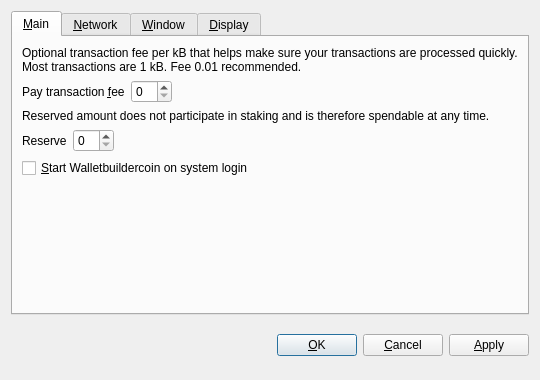
<?xml version="1.0" encoding="UTF-8"?>
<ui version="4.0">
 <class>OptionsDialog</class>
 <widget class="QDialog" name="OptionsDialog">
  <property name="geometry">
   <rect>
    <x>0</x>
    <y>0</y>
    <width>540</width>
    <height>380</height>
   </rect>
  </property>
  <property name="windowTitle">
   <string>Options</string>
  </property>
  <property name="modal">
   <bool>true</bool>
  </property>
  <layout class="QVBoxLayout" name="verticalLayout">
   <item>
    <widget class="QTabWidget" name="tabWidget">
     <property name="tabPosition">
      <enum>QTabWidget::North</enum>
     </property>
     <property name="currentIndex">
      <number>0</number>
     </property>
     <widget class="QWidget" name="tabMain">
      <attribute name="title">
       <string>&amp;Main</string>
      </attribute>
      <layout class="QVBoxLayout" name="verticalLayout_Main">
       <item>
        <widget class="QLabel" name="transactionFeeInfoLabel">
         <property name="text">
          <string>Optional transaction fee per kB that helps make sure your transactions are processed quickly. Most transactions are 1 kB. Fee 0.01 recommended.</string>
         </property>
         <property name="textFormat">
          <enum>Qt::PlainText</enum>
         </property>
         <property name="wordWrap">
          <bool>true</bool>
         </property>
        </widget>
       </item>
       <item>
        <layout class="QHBoxLayout" name="horizontalLayoutFee">
         <item>
          <widget class="QLabel" name="transactionFeeLabel">
           <property name="text">
            <string>Pay transaction &amp;fee</string>
           </property>
           <property name="textFormat">
            <enum>Qt::PlainText</enum>
           </property>
           <property name="buddy">
            <cstring>transactionFee</cstring>
           </property>
          </widget>
         </item>
         <item>
          <widget class="BitcoinAmountField" name="transactionFee"/>
         </item>
         <item>
          <spacer name="horizontalSpacerFee">
           <property name="orientation">
            <enum>Qt::Horizontal</enum>
           </property>
           <property name="sizeHint" stdset="0">
            <size>
             <width>40</width>
             <height>20</height>
            </size>
           </property>
          </spacer>
         </item>
        </layout>
       </item>
       <item>
        <widget class="QLabel" name="reserveBalanceInfoLabel">
         <property name="text">
          <string>Reserved amount does not participate in staking and is therefore spendable at any time.</string>
         </property>
         <property name="textFormat">
          <enum>Qt::PlainText</enum>
         </property>
         <property name="wordWrap">
          <bool>true</bool>
         </property>
        </widget>
       </item>
       <item>
        <layout class="QHBoxLayout" name="horizontalLayoutReserveBalance">
         <item>
          <widget class="QLabel" name="reserveBalanceLabel">
           <property name="text">
            <string>Reserve</string>
           </property>
           <property name="textFormat">
            <enum>Qt::PlainText</enum>
           </property>
           <property name="buddy">
            <cstring>reserveBalance</cstring>
           </property>
          </widget>
         </item>
         <item>
          <widget class="BitcoinAmountField" name="reserveBalance"/>
         </item>
         <item>
          <spacer name="horizontalSpacerReserveBalance">
           <property name="orientation">
            <enum>Qt::Horizontal</enum>
           </property>
           <property name="sizeHint" stdset="0">
            <size>
             <width>40</width>
             <height>20</height>
            </size>
           </property>
          </spacer>
         </item>
        </layout>
       </item>
       <item>
        <widget class="QCheckBox" name="bitcoinAtStartup">
         <property name="toolTip">
          <string>Automatically start Walletbuildercoin after logging in to the system.</string>
         </property>
         <property name="text">
          <string>&amp;Start Walletbuildercoin on system login</string>
         </property>
        </widget>
       </item>
       <item>
        <spacer name="verticalSpacer_Main">
         <property name="orientation">
          <enum>Qt::Vertical</enum>
         </property>
         <property name="sizeHint" stdset="0">
          <size>
           <width>20</width>
           <height>40</height>
          </size>
         </property>
        </spacer>
       </item>
      </layout>
     </widget>
     <widget class="QWidget" name="tabNetwork">
      <attribute name="title">
       <string>&amp;Network</string>
      </attribute>
      <layout class="QVBoxLayout" name="verticalLayout_Network">
       <item>
        <widget class="QCheckBox" name="mapPortUpnp">
         <property name="toolTip">
          <string>Automatically open the Walletbuildercoin client port on the router. This only works when your router supports UPnP and it is enabled.</string>
         </property>
         <property name="text">
          <string>Map port using &amp;UPnP</string>
         </property>
        </widget>
       </item>
       <item>
        <widget class="QCheckBox" name="connectSocks">
         <property name="toolTip">
          <string>Connect to the Walletbuildercoin network through a SOCKS proxy (e.g. when connecting through Tor).</string>
         </property>
         <property name="text">
          <string>&amp;Connect through SOCKS proxy:</string>
         </property>
        </widget>
       </item>
       <item>
        <layout class="QHBoxLayout" name="horizontalLayout_Network">
         <item>
          <widget class="QLabel" name="proxyIpLabel">
           <property name="text">
            <string>Proxy &amp;IP:</string>
           </property>
           <property name="textFormat">
            <enum>Qt::PlainText</enum>
           </property>
           <property name="buddy">
            <cstring>proxyIp</cstring>
           </property>
          </widget>
         </item>
         <item>
          <widget class="QValidatedLineEdit" name="proxyIp">
           <property name="maximumSize">
            <size>
             <width>140</width>
             <height>16777215</height>
            </size>
           </property>
           <property name="toolTip">
            <string>IP address of the proxy (e.g. 127.0.0.1)</string>
           </property>
          </widget>
         </item>
         <item>
          <widget class="QLabel" name="proxyPortLabel">
           <property name="text">
            <string>&amp;Port:</string>
           </property>
           <property name="textFormat">
            <enum>Qt::PlainText</enum>
           </property>
           <property name="buddy">
            <cstring>proxyPort</cstring>
           </property>
          </widget>
         </item>
         <item>
          <widget class="QLineEdit" name="proxyPort">
           <property name="maximumSize">
            <size>
             <width>55</width>
             <height>16777215</height>
            </size>
           </property>
           <property name="toolTip">
            <string>Port of the proxy (e.g. 9050)</string>
           </property>
          </widget>
         </item>
         <item>
          <widget class="QLabel" name="socksVersionLabel">
           <property name="text">
            <string>SOCKS &amp;Version:</string>
           </property>
           <property name="textFormat">
            <enum>Qt::PlainText</enum>
           </property>
           <property name="buddy">
            <cstring>socksVersion</cstring>
           </property>
          </widget>
         </item>
         <item>
          <widget class="QValueComboBox" name="socksVersion">
           <property name="toolTip">
            <string>SOCKS version of the proxy (e.g. 5)</string>
           </property>
          </widget>
         </item>
         <item>
          <spacer name="horizontalSpacer_Network">
           <property name="orientation">
            <enum>Qt::Horizontal</enum>
           </property>
           <property name="sizeHint" stdset="0">
            <size>
             <width>40</width>
             <height>20</height>
            </size>
           </property>
          </spacer>
         </item>
        </layout>
       </item>
       <item>
        <spacer name="verticalSpacer_Network">
         <property name="orientation">
          <enum>Qt::Vertical</enum>
         </property>
         <property name="sizeHint" stdset="0">
          <size>
           <width>20</width>
           <height>40</height>
          </size>
         </property>
        </spacer>
       </item>
      </layout>
     </widget>
     <widget class="QWidget" name="tabWindow">
      <attribute name="title">
       <string>&amp;Window</string>
      </attribute>
      <layout class="QVBoxLayout" name="verticalLayout_Window">
       <item>
        <widget class="QCheckBox" name="minimizeToTray">
         <property name="toolTip">
          <string>Show only a tray icon after minimizing the window.</string>
         </property>
         <property name="text">
          <string>&amp;Minimize to the tray instead of the taskbar</string>
         </property>
        </widget>
       </item>
       <item>
        <widget class="QCheckBox" name="minimizeOnClose">
         <property name="toolTip">
          <string>Minimize instead of exit the application when the window is closed. When this option is enabled, the application will be closed only after selecting Quit in the menu.</string>
         </property>
         <property name="text">
          <string>M&amp;inimize on close</string>
         </property>
        </widget>
       </item>
       <item>
        <spacer name="verticalSpacer_Window">
         <property name="orientation">
          <enum>Qt::Vertical</enum>
         </property>
         <property name="sizeHint" stdset="0">
          <size>
           <width>20</width>
           <height>40</height>
          </size>
         </property>
        </spacer>
       </item>
      </layout>
     </widget>
     <widget class="QWidget" name="tabDisplay">
      <attribute name="title">
       <string>&amp;Display</string>
      </attribute>
      <layout class="QVBoxLayout" name="verticalLayout_Display">
       <item>
        <layout class="QHBoxLayout" name="horizontalLayout_1_Display">
         <item>
          <widget class="QLabel" name="langLabel">
           <property name="text">
            <string>User Interface &amp;language:</string>
           </property>
           <property name="textFormat">
            <enum>Qt::PlainText</enum>
           </property>
           <property name="buddy">
            <cstring>lang</cstring>
           </property>
          </widget>
         </item>
         <item>
          <widget class="QValueComboBox" name="lang">
           <property name="toolTip">
            <string>The user interface language can be set here. This setting will take effect after restarting Walletbuildercoin.</string>
           </property>
          </widget>
         </item>
        </layout>
       </item>
       <item>
        <layout class="QHBoxLayout" name="horizontalLayout_2_Display">
         <item>
          <widget class="QLabel" name="unitLabel">
           <property name="text">
            <string>&amp;Unit to show amounts in:</string>
           </property>
           <property name="textFormat">
            <enum>Qt::PlainText</enum>
           </property>
           <property name="buddy">
            <cstring>unit</cstring>
           </property>
          </widget>
         </item>
         <item>
          <widget class="QValueComboBox" name="unit">
           <property name="toolTip">
            <string>Choose the default subdivision unit to show in the interface and when sending coins.</string>
           </property>
          </widget>
         </item>
        </layout>
       </item>
       <item>
        <widget class="QCheckBox" name="displayAddresses">
         <property name="toolTip">
          <string>Whether to show Walletbuildercoin addresses in the transaction list or not.</string>
         </property>
         <property name="text">
          <string>&amp;Display addresses in transaction list</string>
         </property>
        </widget>
       </item>
       <item>
        <widget class="QCheckBox" name="coinControlFeatures">
         <property name="toolTip">
          <string>Whether to show coin control features or not.</string>
         </property>
         <property name="text">
          <string>Display coin &amp;control features (experts only!)</string>
         </property>
        </widget>
       </item>
       <item>
        <spacer name="verticalSpacer_Display">
         <property name="orientation">
          <enum>Qt::Vertical</enum>
         </property>
         <property name="sizeHint" stdset="0">
          <size>
           <width>20</width>
           <height>40</height>
          </size>
         </property>
        </spacer>
       </item>
      </layout>
     </widget>
    </widget>
   </item>
   <item>
    <layout class="QHBoxLayout" name="horizontalLayout_Buttons">
     <item>
      <spacer name="horizontalSpacer_1">
       <property name="orientation">
        <enum>Qt::Horizontal</enum>
       </property>
       <property name="sizeHint" stdset="0">
        <size>
         <width>40</width>
         <height>48</height>
        </size>
       </property>
      </spacer>
     </item>
     <item>
      <widget class="QLabel" name="statusLabel">
       <property name="font">
        <font>
         <weight>75</weight>
         <bold>true</bold>
        </font>
       </property>
       <property name="text">
        <string/>
       </property>
       <property name="textFormat">
        <enum>Qt::PlainText</enum>
       </property>
       <property name="wordWrap">
        <bool>true</bool>
       </property>
      </widget>
     </item>
     <item>
      <spacer name="horizontalSpacer_2">
       <property name="orientation">
        <enum>Qt::Horizontal</enum>
       </property>
       <property name="sizeHint" stdset="0">
        <size>
         <width>40</width>
         <height>48</height>
        </size>
       </property>
      </spacer>
     </item>
     <item>
      <widget class="QPushButton" name="okButton">
       <property name="text">
        <string>&amp;OK</string>
       </property>
      </widget>
     </item>
     <item>
      <widget class="QPushButton" name="cancelButton">
       <property name="text">
        <string>&amp;Cancel</string>
       </property>
       <property name="autoDefault">
        <bool>false</bool>
       </property>
      </widget>
     </item>
     <item>
      <widget class="QPushButton" name="applyButton">
       <property name="text">
        <string>&amp;Apply</string>
       </property>
       <property name="autoDefault">
        <bool>false</bool>
       </property>
      </widget>
     </item>
    </layout>
   </item>
  </layout>
 </widget>
 <customwidgets>
  <customwidget>
   <class>BitcoinAmountField</class>
   <extends>QSpinBox</extends>
   <header>bitcoinamountfield.h</header>
  </customwidget>
  <customwidget>
   <class>QValueComboBox</class>
   <extends>QComboBox</extends>
   <header>qvaluecombobox.h</header>
  </customwidget>
  <customwidget>
   <class>QValidatedLineEdit</class>
   <extends>QLineEdit</extends>
   <header>qvalidatedlineedit.h</header>
  </customwidget>
 </customwidgets>
 <resources/>
 <connections/>
</ui>
